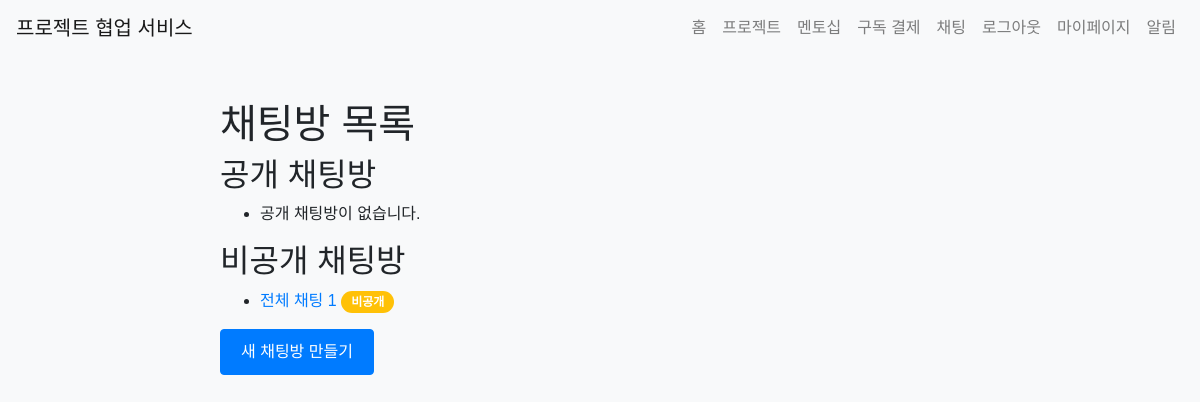
The app's page /chat/ (signed in), older data.
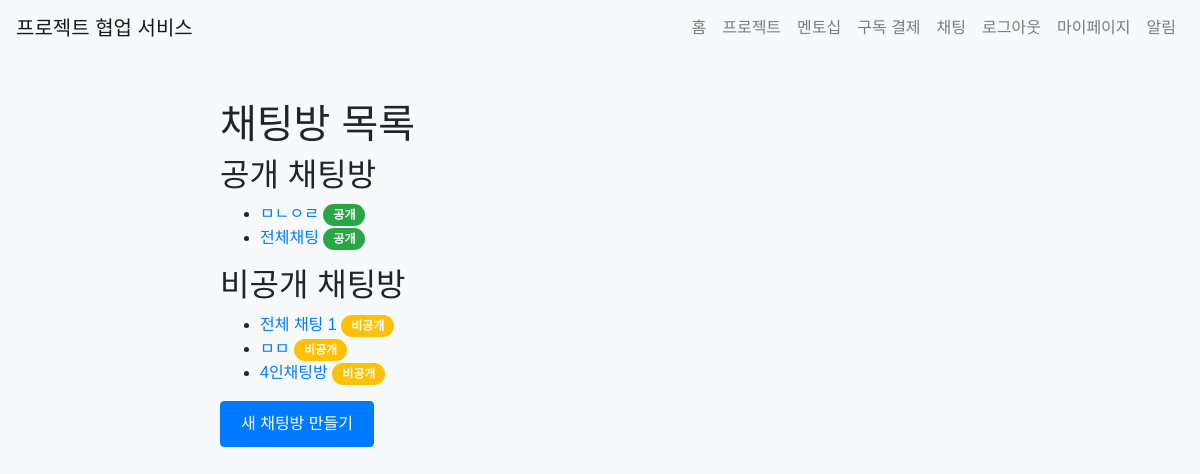
The same page, newer data.
### app/models.py (models this page shows)
class ChatRoom(db.Model):
    id = db.Column(db.Integer, primary_key=True)
    name = db.Column(db.String(100), nullable=False)
    is_public = db.Column(db.Boolean, default=True)
    created_at = db.Column(db.DateTime, default=datetime.utcnow)
    creator_id = db.Column(db.Integer, db.ForeignKey('user.id'), nullable=False)
    participants = db.relationship('User', secondary='chat_room_participant', back_populates='chat_rooms')
    chat_room_participants = db.relationship('ChatRoomParticipant', back_populates='chat_room')

### app/views/chat.py (the view)
@bp.route('/')
@login_required
def chat_list():
    public_rooms = ChatRoom.query.filter_by(is_public=True).all()
    private_rooms = ChatRoom.query.filter(
        ChatRoom.is_public == False,
        ChatRoom.participants.any(id=current_user.id)
    ).all()
    chat_rooms = public_rooms + private_rooms
    return render_template('chat/chat_list.html', chat_rooms=chat_rooms)

### app/__init__.py (called while the page is built)
@login_manager.user_loader
def load_user(user_id):
    if user_id is not None:
        return User.query.get(int(user_id))
    return None

### app/templates/chat/chat_list.html (shortened to what this page needs)
{% extends 'base.html' %}
{% block content %}
  <h1>채팅방 목록</h1>
  <h2>공개 채팅방</h2>
  <ul>
    {% for room in chat_rooms if room.is_public %}
      <li>
        <a href="{{ url_for('chat.chat_room', chat_room_id=room.id) }}">{{ room.name }}</a>
        <span class="badge badge-success">공개</span>
      </li>
    {% else %}
      <li>공개 채팅방이 없습니다.</li>
    {% endfor %}
  </ul>
  <h2>비공개 채팅방</h2>
  <ul>
    {% for room in chat_rooms if not room.is_public and current_user in room.participants %}
      <li>
        <a href="{{ url_for('chat.chat_room', chat_room_id=room.id) }}">{{ room.name }}</a>
        <span class="badge badge-warning">비공개</span>
      </li>
    {% else %}
      <li>참여 중인 비공개 채팅방이 없습니다.</li>
    {% endfor %}
  </ul>
  <a href="{{ url_for('chat.create_chat_room') }}" class="btn btn-primary">새 채팅방 만들기</a>
{% endblock %}

Row changes from the older to the newer data that the page shows:
added ChatRoom: name "ㅁㄴㅇㄹ", shown under "공개 채팅방"
added ChatRoom: name "전체채팅", shown under "공개 채팅방"
added ChatRoom: name "ㅁㅁ", shown under "비공개 채팅방"
added ChatRoom: name "4인채팅방", shown under "비공개 채팅방"
Text that changed along with them:
text no longer shown: "공개 채팅방이 없습니다."
